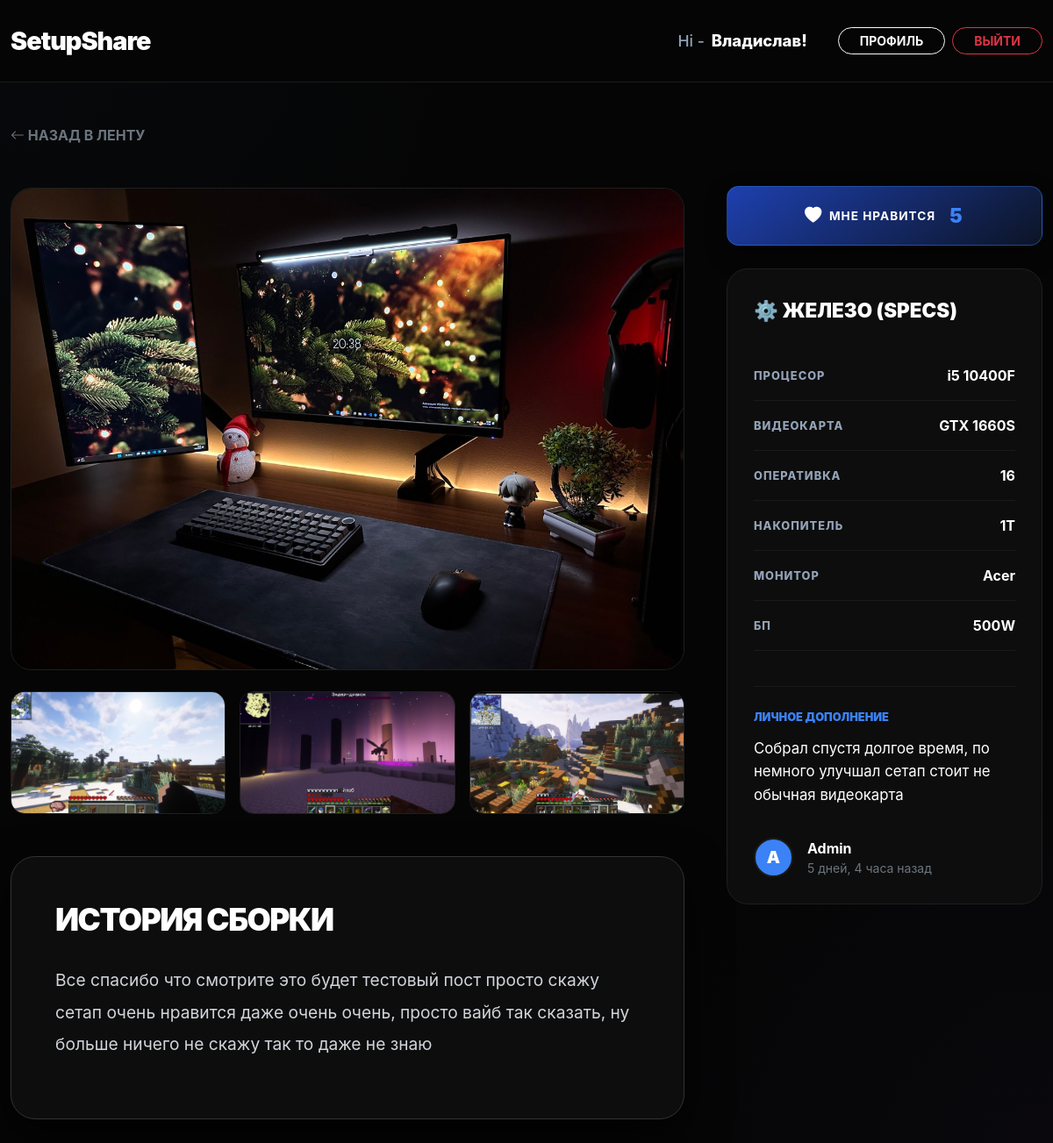
Screenshot of /detail/10 (signed in) with the database file from the repository.
### users/models.py (models this page shows, shortened)
class CustomRegisterUser(AbstractUser):
    phone = models.CharField(max_length=12, verbose_name='Номер телефона')

### main/models.py (models this page shows, shortened)
class SetupPosts(models.Model):
    title = models.CharField(max_length=50, verbose_name='Название поста')
    main_photo = models.ImageField(upload_to='main_photo')
    more_photo1 = models.ImageField(upload_to='morePhoto1', blank=True, null=True)
    more_photo2 = models.ImageField(upload_to='morePhoto2', blank=True, null=True)
    more_photo3 = models.ImageField(upload_to='morePhoto3', blank=True, null=True)
    cpu = models.CharField(max_length=20, verbose_name='Процесор')
    gpu = models.CharField(max_length=20, verbose_name='Видеокарта')
    ram = models.CharField(max_length=20, verbose_name='Оперативка')
    ssd = models.CharField(max_length=30, verbose_name='Накопитель')
    monitor = models.CharField(max_length=30, verbose_name='Монитор')
    ps = models.CharField(max_length=30, blank=True, null=True, verbose_name='БП')
    comment = models.CharField(blank=True, null=True, max_length=100, verbose_name='Дополнение')
    story_setup = models.TextField(blank=True, null=True, verbose_name='История Сборки')
    tegs = models.ManyToManyField(Tag, blank=True, verbose_name='Теги', related_name='posts')
    time = models.DateTimeField(auto_now_add=True, verbose_name="Дата публикации")
    likes = models.ManyToManyField(settings.AUTH_USER_MODEL, related_name='post_likes')
    creator = models.ForeignKey(settings.AUTH_USER_MODEL, on_delete=models.CASCADE)
    def get_specs_list(self):
        field_names = ['cpu', 'gpu', 'ram', 'ssd', 'monitor', 'ps']
        specs = []
        for name in field_names:
            label = self._meta.get_field(name)
            value = getattr(self, name)
            specs.append({
                'label': label.verbose_name,
                'value': value
            })
        return specs
    def get_total_likes(self):
        return self.likes.count()

### main/views.py (the view)
# urls.py: path('detail/<int:pk>', views.Detail_PostView.as_view(), name='detail_post'),
class Detail_PostView(LoginRequiredMixin, DetailView):
    template_name  = 'main/detail_post.html'
    model = SetupPosts
    context_object_name = 'DetailPost'

### templates/main/detail_post.html (shortened to what this page needs)
{% extends "base.html" %}
{% load static %}
    {% block extra_css %}
    <link href="https://cdn.jsdelivr.net/npm/bootstrap@5.3.0/dist/css/bootstrap.min.css" rel="stylesheet">
    <link rel="stylesheet" href="https://cdn.jsdelivr.net/npm/bootstrap-icons@1.10.0/font/bootstrap-icons.css">
    <link rel="stylesheet" href="{% static 'common.css'%}">
    <link rel="stylesheet" href="{% static "main/detail_post.css"%}">
    {% endblock extra_css %}
{% block content %}
    <div class="container mt-5 mb-5">
        <a href="{% url 'main:main_page'%}" class="text-decoration-none text-secondary mb-5 d-inline-block fw-bold">
            <i class="bi bi-arrow-left"></i> НАЗАД В ЛЕНТУ
        </a>
        <div class="row g-5">
            <div class="col-lg-8">
                <div class="main-image-container mb-4">
                    <img src="{{ DetailPost.main_photo.url }}" alt="Main Setup">
                </div>
                <div class="row g-3 mb-5">
                    {% if DetailPost.more_photo1 %}
                    <div class="col-4">
                        <img src="{{ DetailPost.more_photo1.url }}" class="gallery-img">
                    </div>
                    {% endif %}
                    {% if DetailPost.more_photo2 %}
                    <div class="col-4">
                        <img src="{{DetailPost.more_photo2.url }}" class="gallery-img" alt="ПК внутри">
                    </div>
                    {% endif %}
                    {% if DetailPost.more_photo3 %}
                    <div class="col-4">
                        <img src="{{DetailPost.more_photo3.url}}" class="gallery-img" alt="Мышь">
                    </div>
                    {% endif %}
                </div>
                <div class="assembly-card">
                    <h2 class="assembly-title">История сборки</h2>
                    <p class="assembly-text">
                        {{DetailPost.story_setup|linebreaksbr|default:"История не написана"}}
                    </p>
                </div>
            </div>
            <div class="col-lg-4">
                <div class="d-grid gap-3 mb-4">
                    <form action="{% url 'main:posts-likes' DetailPost.pk %}" method='post'>
                        <button type='submit' class="btn btn-like fw-bold py-3 d-flex align-items-center justify-content-center w-100 {% if request.user in DetailPost.likes.all %}liked{% endif %}">
                            <i class="bi bi-heart-fill me-2"></i>
                            МНЕ НРАВИТСЯ
                            <span class="ms-2 like-count">{{ DetailPost.get_total_likes }}</span>
                        </button>
                    </form>
                </div>
                <div class="specs-card">
                    <div class="specs-title">⚙️ ЖЕЛЕЗО (SPECS)</div>
                    <ul class="specs-list">
                        {% for spec in DetailPost.get_specs_list %}
                        <li><span class="specs-label">{{spec.label}}</span><span class="specs-value">{{spec.value}}</span></li>
                        {% endfor %}
                    </ul>
                    <div class="personal-note-simple">
                        <span class="note-label-simple">Личное дополнение</span>
                        <p class="note-text-simple">{{DetailPost.comment|default:"Нет дополнений"}}</p>
                    </div>
                    <div class="post-author-footer">
                        <div class="avatar me-3">{{ DetailPost.creator.username|slice:'1'}}</div>
                        <div>
                            <div class="fw-bold text-white">{{ DetailPost.creator.username}}</div>
                            <div class="small text-secondary">{{ DetailPost.time|timesince}} назад</div>
                        </div>
                    </div>
                </div>
            </div>
        </div>
    </div>
{% endblock content %}

### templates/base.html (shortened to what this page needs)
<!DOCTYPE html>
<html lang="en" data-bs-theme="{% block theme %}light{% endblock %}">
<head>
    {% block extra_css %}{% endblock extra_css %}
</head>
<body>
    <nav class="navbar navbar-expand-lg navbar-dark sticky-top">
        <div class="container">
            <a class="navbar-brand " href="{% url 'main:main_page'%}">SetupShare</a>
            <div class="d-flex align-items-center">
            {% if user.is_authenticated %}
                <span class="user-greeting d-none d-md-block">
                    Hi -<span class="user-name">{{ user.username }}!</span>
                </span>
                <a href="{% url 'users:profile' pk=request.user.pk %}" class="btn btn-outline-light btn-sm rounded-pill px-4 fw-bold me-2">ПРОФИЛЬ</a>
                <form action="{% url 'users:logout'%}" method="post" style="display: inline;">
                    <button type="submit" class="btn btn-outline-danger btn-sm rounded-pill px-4 fw-bold">ВЫЙТИ</button>
                </form>
            {% else %}
                <a href="{% url 'users:login'%}" class="btn btn-outline-light btn-sm rounded-pill px-4 fw-bold">ВОЙТИ</a>
            {% endif %}
            </div>
        </div>
    </nav>
    {% block content %}
    {% endblock %}
</body>
</html>

### static/common.css (style rules this page uses)
:root { --bg-main: #050505; --bg-card: #0d0d0d; --accent-blue: #3b82f6; --text-main: #e2e8f0; --border-color: #1f1f1f; }
body { background-color: var(--bg-main); background-image: radial-gradient(circle at 0% 0%, rgba(59, 130, 246, 0.03) 0%, transparent 30%), radial-gradient(circle at 100% 100%, rgba(139, 92, 246, 0.03) 0%, transparent 30%); background-attachment: fixed; color: var(--text-main); font-family: 'Inter', system-ui, -apple-system, sans-serif; min-height: 100vh; margin: 0; }
.container { max-width: 1400px; }
.navbar { background: var(--bg-main); border-bottom: 1px solid #1a1a1a; padding: 20px 0; }
.navbar-brand { font-size: 1.8rem; color: #ffffff !important; font-weight: 900; letter-spacing: -1px; }
.user-greeting { margin-right: 35px; color: #94a3b8; font-size: 1.1rem; display: flex; align-items: center; font-weight: 500; }
.user-name { color: #ffffff; font-weight: 800; margin-left: 8px; font-size: 1.15rem; transition: 0.3s; }

### static/main/detail_post.css (style rules this page uses)
.main-image-container { width: 100%; height: 550px; border-radius: 24px; overflow: hidden; border: 1px solid var(--border-color); }
.main-image-container img { width: 100%; height: 100%; object-fit: cover; }
.gallery-img { width: 100%; height: 140px; object-fit: cover; border-radius: 16px; border: 1px solid var(--border-color); transition: 0.3s; cursor: pointer; }
.assembly-card { background-color: #0d0d0d; border: 1px solid #333; border-radius: 28px; padding: 50px; box-shadow: 0 20px 50px rgba(0,0,0,0.7); }
.assembly-title { font-size: 2.2rem; font-weight: 900; color: #fff; letter-spacing: -1.5px; margin-bottom: 30px; text-transform: uppercase; }
.assembly-text { color: #d1d5db; font-size: 1.2rem; line-height: 1.9; }
.specs-card { background-color: #0d0d0d; border: 1px solid var(--border-color); border-radius: 24px; padding: 30px; position: sticky; top: 100px; }
.specs-title { font-size: 1.4rem; font-weight: 900; margin-bottom: 30px; color: #fff; display: flex; align-items: center; }
.specs-list { list-style: none; padding: 0; margin: 0; }
.specs-list li { padding: 16px 0; border-bottom: 1px solid #1a1a1a; display: flex; justify-content: space-between; align-items: center; }
.specs-label { color: #94a3b8; text-transform: uppercase; font-weight: 800; font-size: 0.8rem; letter-spacing: 1px; }
.specs-value { color: #fff; font-weight: 700; font-size: 1rem; }
.personal-note-simple { margin-top: 40px; padding-top: 25px; border-top: 1px solid #1a1a1a; }
.note-label-simple { color: var(--accent-blue); font-size: 0.8rem; font-weight: 900; text-transform: uppercase; display: block; margin-bottom: 12px; }
.note-text-simple { color: #ffffff; font-size: 1.05rem; line-height: 1.6; }
.post-author-footer { margin-top: 35px; display: flex; align-items: center; }
.post-author-footer .avatar { width: 45px; height: 45px; background-color: var(--accent-blue); color: white; border-radius: 50%; display: flex; align-items: center; justify-content: center; font-weight: 900; font-size: 1.2rem; border: 2px solid #1a1a1a; flex-shrink: 0; }
.btn-like { background-color: rgba(255, 255, 255, 0.03); border: 2px solid #222; color: #fff; border-radius: 14px; transition: all 0.3s cubic-bezier(0.175, 0.885, 0.32, 1.275); letter-spacing: 1px; font-size: 0.85rem; }
.btn-like i { font-size: 1.1rem; color: #444; transition: 0.3s; }
.btn-like.liked { background: linear-gradient(145deg, #1e40af 0%, #0c1425 100%) !important; border: 1px solid rgba(59, 130, 246, 0.4) !important; color: #fff !important; box-shadow: 0 10px 25px rgba(0, 0, 0, 0.4); transform: translateY(-2px); }
.btn-like.liked i { color: #fff !important; text-shadow: none !important; filter: none !important; transform: scale(1.1); }
.btn-like.liked .like-count { background: transparent !important; border: none !important; padding-left: 8px; margin-left: 4px; font-size: 1.4rem; font-weight: 900; color: #3b82f6; }
.like-count { font-family: 'Inter', sans-serif; transition: all 0.3s ease; }

### rows the page displays
CustomRegisterUser: username "Владислав"
SetupPosts: main_photo (picture), more_photo1 (picture), more_photo2 (picture), more_photo3 (picture), story_setup "Все спасибо что смотрите это будет тестовый пост просто скажу сетап очень нравится даже очень очень, просто вайб так сказать, ну больше ничего не скажу так то даже не знаю", get_total_likes "5", value "i5 10400F" "GTX 1660S" "16" "1Т" "Acer" "500W", comment "Собрал спустя долгое время, по немного улучшал сетап стоит не обычная видеокарта", creator.username "A", creator.username "Admin", time "5 дней, 4 часа"

### other values shown
{{ spec.label }} "ПРОЦЕСОР" "ВИДЕОКАРТА" "ОПЕРАТИВКА" "НАКОПИТЕЛЬ" "МОНИТОР" "БП"
